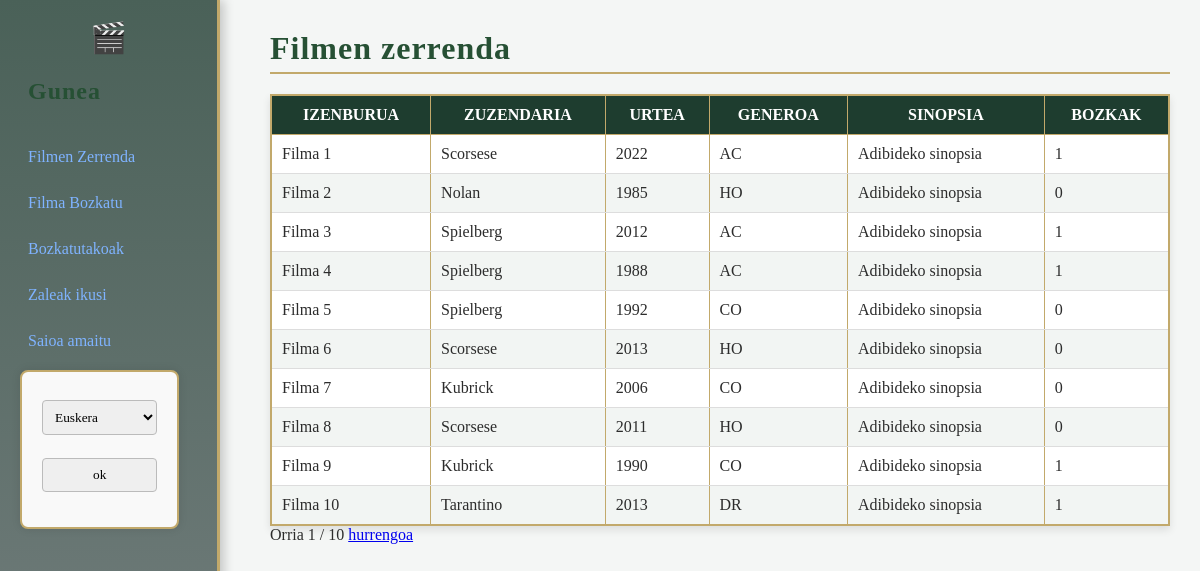
The page /eu/filmen_zerrenda (signed in) on the database its author committed.
### filmak/models.py (models this page shows, shortened)
class filmak_filma(models.Model):
    izenburua = models.CharField(max_length=100)
    zuzendaria = models.CharField(max_length=60)
    urtea = models.IntegerField()
    generoa = models.CharField(max_length=2)
    sinopsia = models.CharField(max_length=500)
    bozkak = models.IntegerField(default=0)

### filmak/views.py (the view)
# urls.py: path("filmen_zerrenda", views.filmenZerrenda, name="filmenZerrenda"),
@login_required(login_url='login')
def filmenZerrenda(request):
    filma_lista = filmak_filma.objects.all()
    paginator = Paginator(filma_lista, 10)  # Show 10 films per page
    page = request.GET.get('page')
    try:
        filmak = paginator.page(page)
    except PageNotAnInteger:
        filmak = paginator.page(1)
    except EmptyPage:
        filmak = paginator.page(paginator.num_pages)
    return render(request, "filmak/FilmenZerrenda.html", {'filmak': filmak})

### filmak/templates/filmak/FilmenZerrenda.html (shortened to what this page needs)
{% extends 'filmak/nabigazioa.html' %}
{% load i18n %}
    {% block content %}
    <h1>{% trans "Filmen zerrenda" %}</h1>
    <table border="1" cellpadding="5" cellspacing="0">
        <thead>
            <tr>
                <th>{% trans "Izenburua" %}</th>
                <th>{% trans "Zuzendaria" %}</th>
                <th>{% trans "Urtea" %}</th>
                <th>{% trans "Generoa" %}</th>
                <th>{% trans "Sinopsia" %}</th>
                <th>{% trans "Bozkak" %}</th>
            </tr>
        </thead>
        <tbody>
            {% for film in filmak %}
            <tr>
                <td>{{ film.izenburua }}</td>
                <td>{{ film.zuzendaria }}</td>
                <td>{{ film.urtea }}</td>
                <td>{{ film.generoa }}</td>
                <td>{{ film.sinopsia }}</td>
                <td>{{ film.bozkak }}</td>
            </tr>
            {% empty %}
            <tr>
                <td colspan="3">{% trans "Ez dago filma bat ere" %}</td>
            </tr>
            {% endfor %}
        </tbody>
    </table>
    <div class="pagination">
        <span class="step-links">
            <span class="current">
                {% trans "Orria" %} {{ filmak.number }} / {{ filmak.paginator.num_pages }}
            </span>
            {% if filmak.has_next %}
                <a href="?page={{ filmak.next_page_number }}">{% trans "hurrengoa" %}</a>
            {% endif %}
        </span>
    </div>
    {% endblock %}

### static/css/style.css (style rules this page uses)
* { margin: 0; padding: 0; box-sizing: border-box; }
body { font-family: "Georgia", "Times New Roman", serif; background-color: #f4f6f5; color: #2c2c2c; }
h1, h2, h3 { color: #265034; font-weight: bold; margin-bottom: 15px; letter-spacing: 1px; }
h1 { border-bottom: 2px solid #c2a96b; padding-bottom: 5px; }
table { width: 100%; max-width: 100%; overflow-x: auto; border-collapse: collapse; margin-top: 20px; background-color: #ffffff; border: 2px solid #c2a96b; box-shadow: 0 4px 8px rgba(0,0,0,0.1); }
thead { background-color: #1e3d2f; color: #ffffff; }
thead th { padding: 10px; font-weight: bold; text-transform: uppercase; }
tbody tr:nth-child(even) { background-color: #f2f5f3; }
td { padding: 10px; border-bottom: 1px solid #ddd; }

### rows shown on the page
filmak_filma: izenburua "Filma 1", zuzendaria "Scorsese", urtea "2022", generoa "AC", sinopsia "Adibideko sinopsia", bozkak "1"
filmak_filma: izenburua "Filma 2", zuzendaria "Nolan", urtea "1985", generoa "HO", sinopsia "Adibideko sinopsia", bozkak "0"
filmak_filma: izenburua "Filma 3", zuzendaria "Spielberg", urtea "2012", generoa "AC", sinopsia "Adibideko sinopsia", bozkak "1"
filmak_filma: izenburua "Filma 4", zuzendaria "Spielberg", urtea "1988", generoa "AC", sinopsia "Adibideko sinopsia", bozkak "1"
filmak_filma: izenburua "Filma 5", zuzendaria "Spielberg", urtea "1992", generoa "CO", sinopsia "Adibideko sinopsia", bozkak "0"
filmak_filma: izenburua "Filma 6", zuzendaria "Scorsese", urtea "2013", generoa "HO", sinopsia "Adibideko sinopsia", bozkak "0"
filmak_filma: izenburua "Filma 7", zuzendaria "Kubrick", urtea "2006", generoa "CO", sinopsia "Adibideko sinopsia", bozkak "0"
filmak_filma: izenburua "Filma 8", zuzendaria "Scorsese", urtea "2011", generoa "HO", sinopsia "Adibideko sinopsia", bozkak "0"
filmak_filma: izenburua "Filma 9", zuzendaria "Kubrick", urtea "1990", generoa "CO", sinopsia "Adibideko sinopsia", bozkak "1"
filmak_filma: izenburua "Filma 10", zuzendaria "Tarantino", urtea "2013", generoa "DR", sinopsia "Adibideko sinopsia", bozkak "1"

### other values the page prints
{{ filmak.number }} "1"
{{ filmak.paginator.num_pages }} "10"
